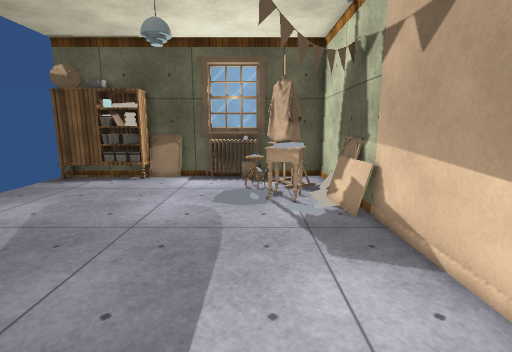
View 1 (above)

12 first-person views from a walk through a scene from a Unity 3-D project. The camera is 1.4 m above the floor, tilts 10° down and sees 85° across. The floor is counted in squares, 0.5 m on a side. Each view is taken from the middle of a square. On the plan, view 1 faces up. The plan holds only what a view shows up to about 19 squares ahead; the rest is blank. Some animated figures are left out. Door leaves are left out, so doorways stand open. Some surface patterns are stand-ins.

View 2
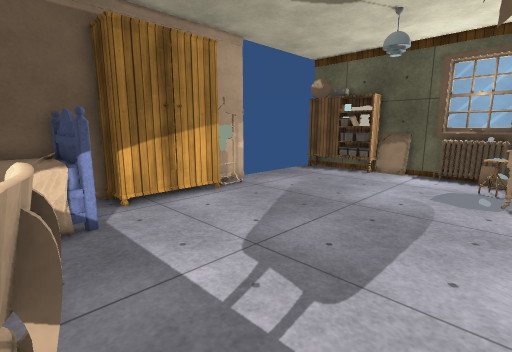

View 3
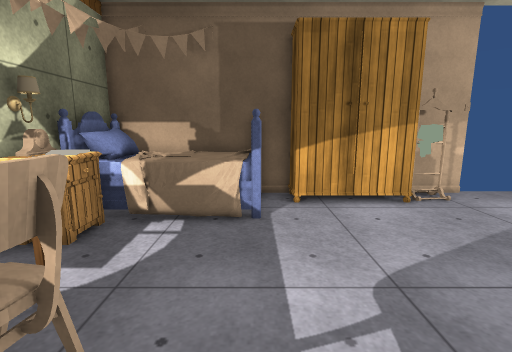

View 4
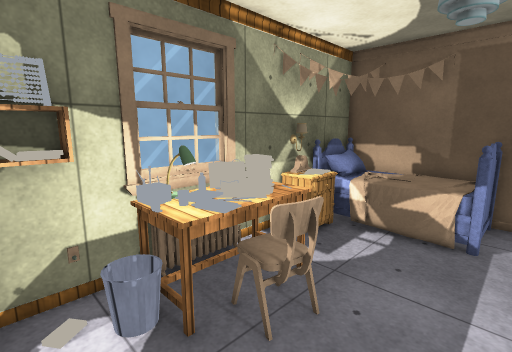

View 5
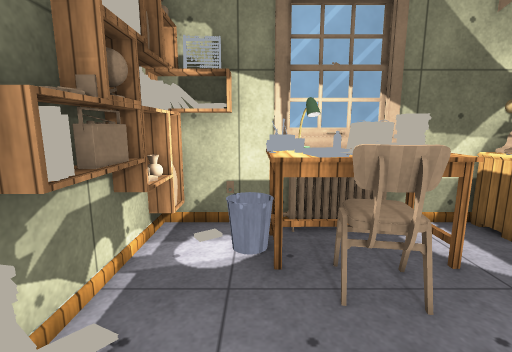

View 6
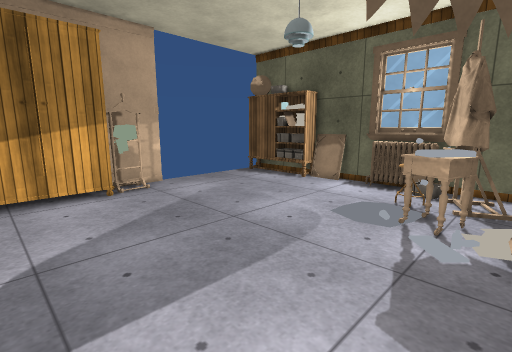

View 7
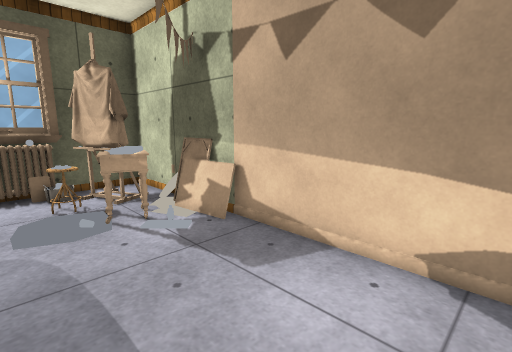

View 8
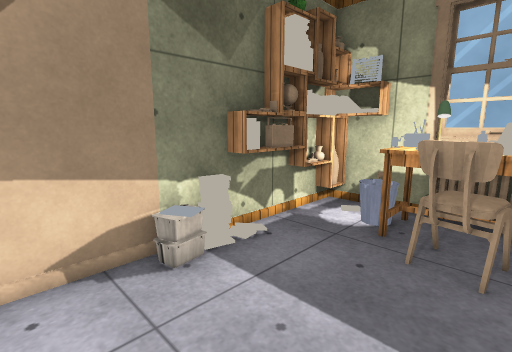

View 9
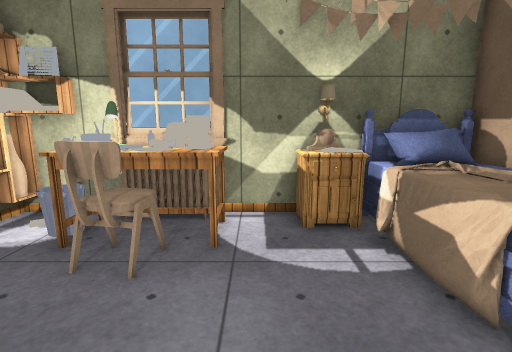

View 10
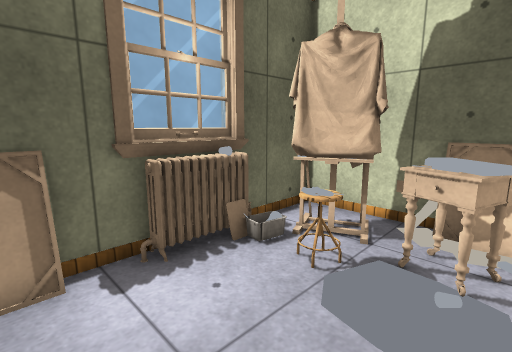

View 11
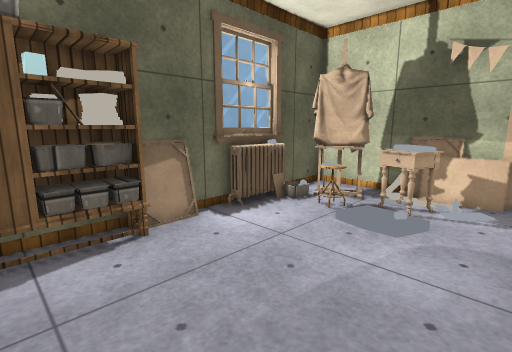

View 12
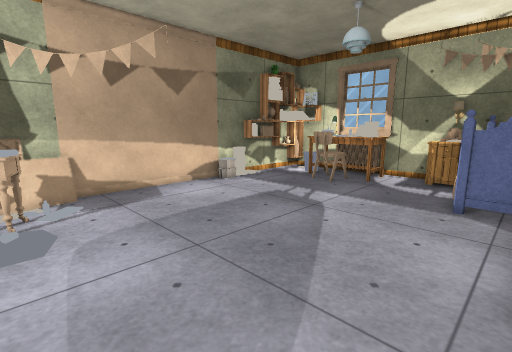

### Floor plan
Points are (right, up) in squares from view 1. A wall is a line through its corners. A room is listed if a view was taken in it or the views show most of it. See-through windows are left out.
Room 1 (views 1, 2, 3, 4, 5, 6, 7, 8, 9, 10, 11, 12)
walls: (-10.8, 1.5) (-10.8, -6) (-6.4, -6); (-10.8, 8.9) (-10.8, 6.2); (3.8, -1.5) (3.8, 16) (-0.6, 16); (-3.1, -5.8) (-2.6, -5.8); (-1.5, -5.8) (0.6, -5.8); (-2.4, 15.9) (-3.1, 15.9); (-2.4, 16) (-11, 16); (-5.6, -6) (1.6, -6); (-2.7, 16.4) (-2.7, 15.9); (0.6, 15.9) (-0.6, 15.9); (3.8, -6) (3.8, -2.4)
ways out: open door at (-11, 12.5)
objects: bed (-10, -5) to (-8, -4); other object (-10, -3) to (-7, -1); bed (-10, 0) to (-7, 0); wardrobe (-10, 1) to (-9, 6); rack (-10, 6) to (-10, 7); bookshelf (-10, 15) to (-9, 15); container (-8, 14); container (-8, 15); books (-7, -5); table (-7, -5) to (-5, -4); container (-7, 14); container (-7, 15); container (-6, 15); other object (-5, 16); desk (-3, -5) to (-3, -3); radiator (-2, -6); books (-2, -5); painting (-2, -4) to (-1, -3); other object (-2, -2) to (0, -2); radiator (-2, 15) to (0, 16); other object (-1, -5); other object (-1, -3); other object (-1, 16); other object (0, -5); other object (0, -4); other object (0, -3); other object (0, 11) to (1, 12); other object (0, 13); bin (1, -5) to (2, -4); desk (1, -3); other object (1, 10); other object (1, 11); other object (1, 13) to (2, 15); other object (2, -6); shelf (2, -6) to (3, -5); other object (2, 0); painting (2, 11) to (3, 11); painting (2, 12); shelf (3, -5); shelf (3, -4); shelf (3, -3); other object (3, -2); other object (3, -1); books (3, 0); other object (3, 9); painting (3, 10); other object (4, 11); other object (4, 13)

Positions as (right, up) in squares from view 1, and headings:
1: (0, 0), facing up
2: (1, -2), facing up-left
3: (1, 0), facing left
4: (3, 1), facing down-left
5: (1, 2), facing down
6: (3, 2), facing up-left
7: (-2, 2), facing up-right
8: (-2, 4), facing down-right
9: (-4, 3), facing down
10: (-5, 10), facing up-right
11: (-9, 8), facing up-right
12: (-9, 11), facing down-right
